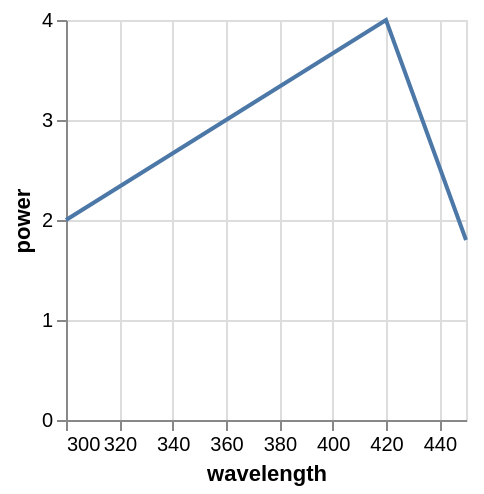

Vega-Lite specification for this chart:
### Vega specification from a JSON file in a GitHub repository (floating-point values rounded to 4 significant figures)
{"$schema": "https://vega.github.io/schema/vega/v5.json", "background": "white", "padding": 5, "width": 200, "height": 200, "style": "cell", "data": [{"name": "source_0", "values": [{"wavelength": 250, "power": 1}, {"wavelength": 300, "power": 2}, {"wavelength": 420, "power": 4}, {"wavelength": 450, "power": 1.8}, {"wavelength": 500, "power": 1.1}]}, {"name": "data_0", "source": "source_0", "transform": [{"type": "formula", "expr": "toNumber(datum[\"wavelength\"])", "as": "wavelength"}, {"type": "filter", "expr": "inrange(datum[\"wavelength\"], [300, 450])"}]}], "marks": [{"name": "marks", "type": "line", "style": ["line"], "sort": {"field": "x"}, "from": {"data": "data_0"}, "encode": {"update": {"stroke": {"value": "#4c78a8"}, "description": {"signal": "\"wavelength: \" + (!isValid(datum[\"wavelength\"]) || !isFinite(+datum[\"wavelength\"]) ? \"\" + datum[\"wavelength\"] : format(datum[\"wavelength\"], \"\")) + \"; power: \" + (!isValid(datum[\"power\"]) || !isFinite(+datum[\"power\"]) ? \"\" + datum[\"power\"] : format(datum[\"power\"], \"\"))"}, "x": {"scale": "x", "field": "wavelength"}, "y": {"scale": "y", "field": "power"}, "defined": {"signal": "isValid(datum[\"wavelength\"]) && isFinite(+datum[\"wavelength\"]) && isValid(datum[\"power\"]) && isFinite(+datum[\"power\"])"}}}}], "scales": [{"name": "x", "type": "linear", "domain": [300, 450], "range": [0, {"signal": "width"}], "zero": false}, {"name": "y", "type": "linear", "domain": {"data": "data_0", "field": "power"}, "range": [{"signal": "height"}, 0], "nice": true, "zero": true}], "axes": [{"scale": "x", "orient": "bottom", "gridScale": "y", "grid": true, "tickCount": {"signal": "ceil(width/40)"}, "domain": false, "labels": false, "aria": false, "maxExtent": 0, "minExtent": 0, "ticks": false, "zindex": 0}, {"scale": "y", "orient": "left", "gridScale": "x", "grid": true, "tickCount": {"signal": "ceil(height/40)"}, "domain": false, "labels": false, "aria": false, "maxExtent": 0, "minExtent": 0, "ticks": false, "zindex": 0}, {"scale": "x", "orient": "bottom", "grid": false, "title": "wavelength", "labelFlush": true, "labelOverlap": true, "tickCount": {"signal": "ceil(width/40)"}, "zindex": 0}, {"scale": "y", "orient": "left", "grid": false, "title": "power", "labelOverlap": true, "tickCount": {"signal": "ceil(height/40)"}, "zindex": 0}]}
